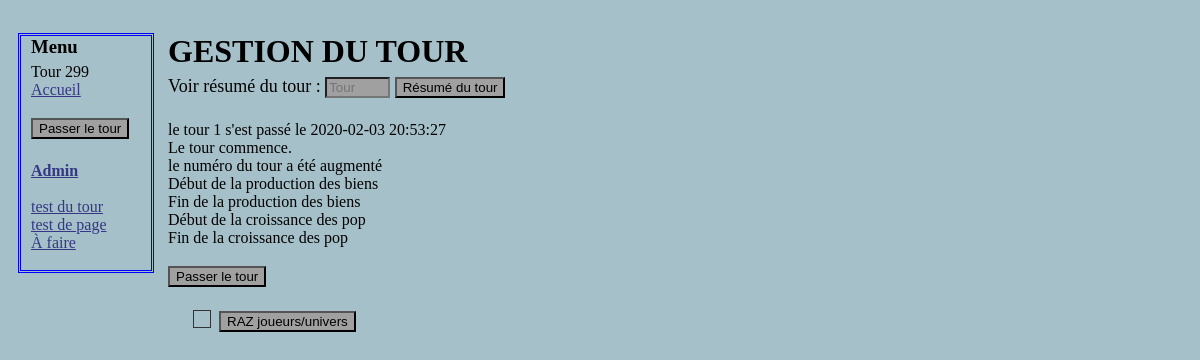
The app's page /Administration.php?voir=1, older data.
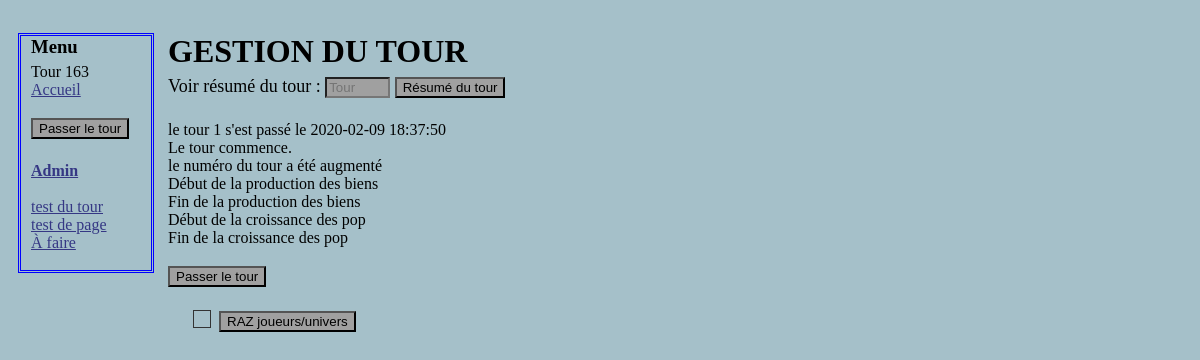
The same page, newer data.
### tables this page shows
CREATE TABLE IF NOT EXISTS `tour` (
  `id` int(11) NOT NULL AUTO_INCREMENT,
  `datetour` datetime NOT NULL DEFAULT CURRENT_TIMESTAMP,
  `resume` text,
  PRIMARY KEY (`id`)
);

### Administration.php (the view, shortened to what this page needs)
<?php
include("include/BDDconnection.php");
?>
<!DOCTYPE html>
<html>
    <head>
          <link rel="stylesheet" href="style.css" />
	</head>
    <body>
<?php
include("include/menu.php");
?>
<div class="corps">
    <h1>GESTION DU TOUR</h1>
<form method="get" action="Passerletourmanuellement.php">
<p>
    <label for="numero_tour">Voir résumé du tour : </label>
    <input type="text" name="voir" id="numero_tour" placeholder="Tour" size="5" maxlength="4" />
    <input type="submit" value="Résumé du tour" />
</p>
</form>
<?php
if (isset($_GET["voir"]) and $_GET["voir"] == 0 )
  {
$reqtourinfo = $bda->query('SELECT * FROM tour ORDER BY id DESC LIMIT 1') or die(print_r($bdd->errorInfo()));
$reptourinfo = $reqtourinfo->fetch();
echo 'le dernier tour est le tour ' . $reptourinfo['id'] . ' et s\'est passé le ' . $reptourinfo['datetour']  ;
echo ' <br />  ' . $reptourinfo['resume'] ;
  }
elseif (isset($_GET["voir"]))
  {
  $reqtourinfo = $bda->prepare('SELECT * FROM tour WHERE id = ?');
  $reqtourinfo->execute(array($_GET["voir"]));
  $reptourinfo = $reqtourinfo->fetch();
    echo 'le tour ' . $reptourinfo['id'] . ' s\'est passé le ' . $reptourinfo['datetour']  ;
    echo ' <br />  ' . $reptourinfo['resume'] ;
  }
?>
<form action="tour/Gestionglobale.php">
<p>
    <input type="submit" value="Passer le tour" />
</p>
</form>
<form action="script/resertunivers.php">
<p>
  <input id = "checkbox" type="checkbox" name="confirmer"/> <label for="checkbox"></label>
  <input type="submit" value="RAZ joueurs/univers" />
</p>
</form>
</div>
  </body>
</html>

### include/Menu.php (shortened to what this page needs)
<nav class="menu">
    <div>
        <h3>Menu</h3>
           	<?php
            $reponse = $bda->query('SELECT id FROM tour ORDER BY id DESC LIMIT 1');
            $touractuel = $reponse->fetch();
            $reponse->closeCursor();?>
            Tour <?php echo $touractuel['id'] ; ?>
            <?php
            If (!isset($_SESSION['pseudo']))
			{
            echo '<a class ="lienmenu" href="Accueil.php">Accueil</a>' ;
            }
    		?>
			<form action="tour/Gestionglobale.php">
			<p>
			    <input type="submit" value="Passer le tour" />
			</p>
			</form>
            <b><a class ="lienmenu" href="Administration.php">Admin</a></b></br> </br>
            <a class ="lienmenu" href="tour/test.php">test du tour</a> </br>
            <a class ="lienmenu" href="test.php?id=2">test de page</a> </br>
            <a class ="lienmenu" href="afaire.php">À faire</a> </br> </br>
    </div>
</nav>

Row changes from the older to the newer data that the page shows:
removed tour: id "299"
now on this page (row edited): tour: id "163"
changed tour id 1: datetour "2020-02-03 20:53:27" → "2020-02-09 18:37:50"
